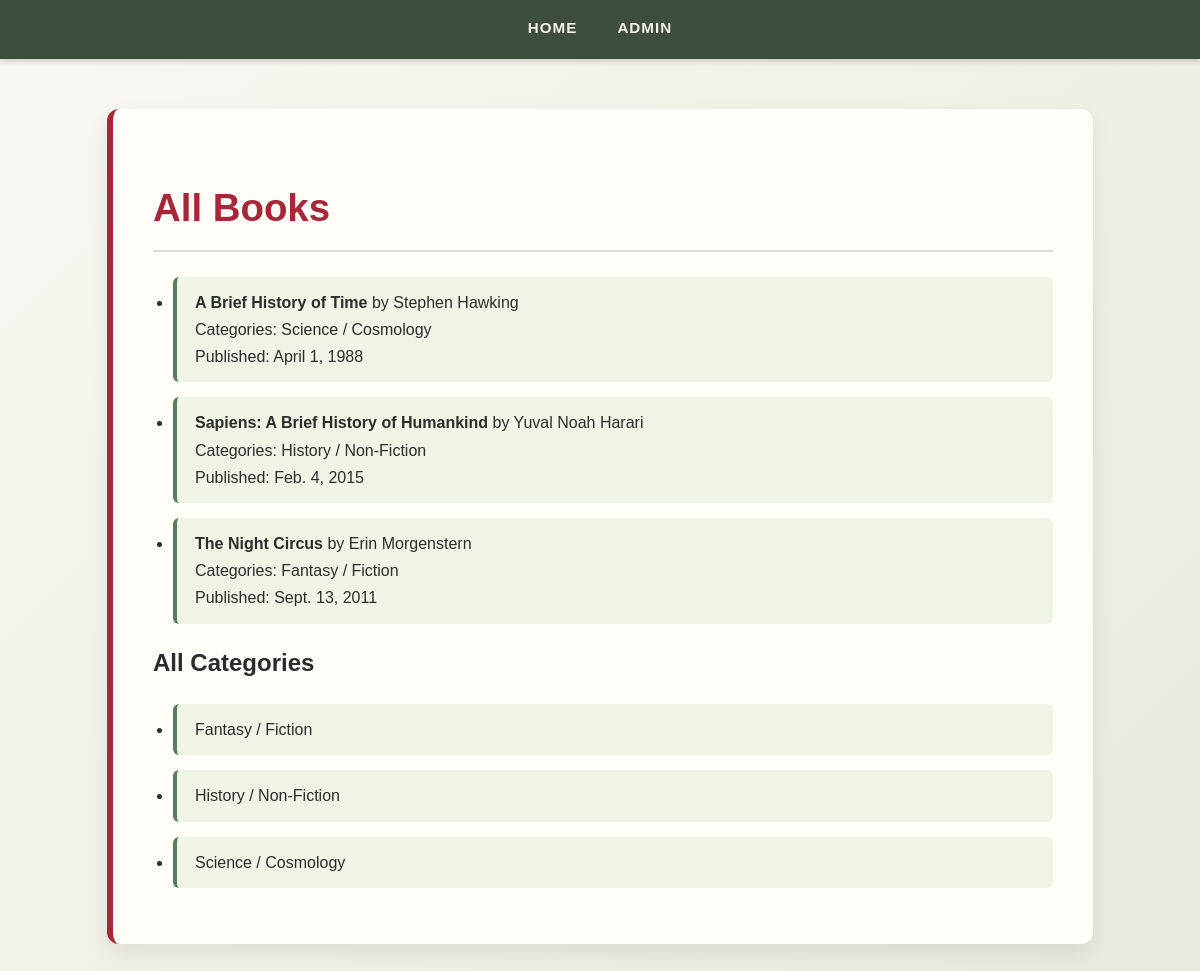
The page / on the database its author committed.
### library/models.py (models this page shows, shortened)
class Book(models.Model):
    title = models.CharField(max_length=200)
    author = models.ForeignKey(Author, on_delete=models.CASCADE)
    categories = models.ManyToManyField(Category)
    published = models.DateField()

class Author(models.Model):
    name = models.CharField(max_length=100)

class Category(models.Model):
    name = models.CharField(max_length=100)

### library/views.py (the view)
# urls.py: path('', views.library_home, name='library_home'),
def library_home(request):
    books = Book.objects.all()
    categories = Category.objects.all()
    return render(request, 'library/home.html', {'books': books, 'categories': categories})

### library/templates/library/home.html (shortened to what this page needs)
{% load static %}
<!DOCTYPE html>
<html>
<head>
    <link rel="stylesheet" href="{% static 'library/style.css' %}">
</head>
<body>
<nav>
  <a href="/">Home</a>
  <a href="/admin/">Admin</a>
</nav>
<div class="container">
    <h1>All Books</h1>
    <ul>
        {% for book in books %}
            <li>
                <strong>{{ book.title }}</strong> by {{ book.author.name }}<br>
                Categories:
                {% for cat in book.categories.all %}
                    {{ cat.name }}{% if not forloop.last %}, {% endif %}
                {% endfor %}
                <br>
                Published: {{ book.published }}
            </li>
        {% empty %}
            <li>No books available.</li>
        {% endfor %}
    </ul>
    <h2>All Categories</h2>
    <ul>
        {% for category in categories %}
            <li>{{ category.name }}</li>
        {% empty %}
            <li>No categories available.</li>
        {% endfor %}
    </ul>
</div>
</body>
</html>

### library/static/library/style.css (style rules this page uses)
body { font-family: 'Georgia', 'Poppins', Arial, serif; background: linear-gradient(135deg, #f9f7f1, #eae7dc); color: #2c2c2c; margin: 0; padding: 0; line-height: 1.7; animation: fadeIn 1s ease-in-out; }
nav { background: #3e4e3e; display: flex; justify-content: center; padding: 15px 10px; box-shadow: 0 2px 6px rgba(0,0,0,0.2); }
nav a { color: #f4f1ea; margin: 0 20px; font-weight: 600; text-transform: uppercase; letter-spacing: 1px; text-decoration: none; position: relative; font-size: 0.95rem; }
nav a::after { content: ''; display: block; height: 3px; width: 0; background: #a72638; transition: width 0.3s; margin: auto; }
.container { max-width: 900px; margin: 50px auto; background: #fffdf8; padding: 40px; border-left: 6px solid #a72638; border-radius: 12px; box-shadow: 0 8px 20px rgba(0,0,0,0.08); animation: fadeIn 1.2s ease-in-out; }
h1 { font-size: 2.4rem; color: #a72638; margin-bottom: 25px; font-weight: 700; animation: fadeIn 1.5s ease-in-out; border-bottom: 2px solid #ddd; padding-bottom: 10px; }
ul { padding-left: 20px; }
ul li { margin: 15px 0; padding: 12px 18px; background: #eef5e5; border-left: 4px solid #5a7d5a; border-radius: 6px; transition: transform 0.2s; animation: fadeIn 1s ease-in-out; }

### rows shown on the page
Book: title "A Brief History of Time", author.name "Stephen Hawking", published "April 1, 1988"
Category: name "Science / Cosmology"
Book: title "Sapiens: A Brief History of Humankind", author.name "Yuval Noah Harari", published "Feb. 4, 2015"
Category: name "History / Non-Fiction"
Book: title "The Night Circus", author.name "Erin Morgenstern", published "Sept. 13, 2011"
Category: name "Fantasy / Fiction"
